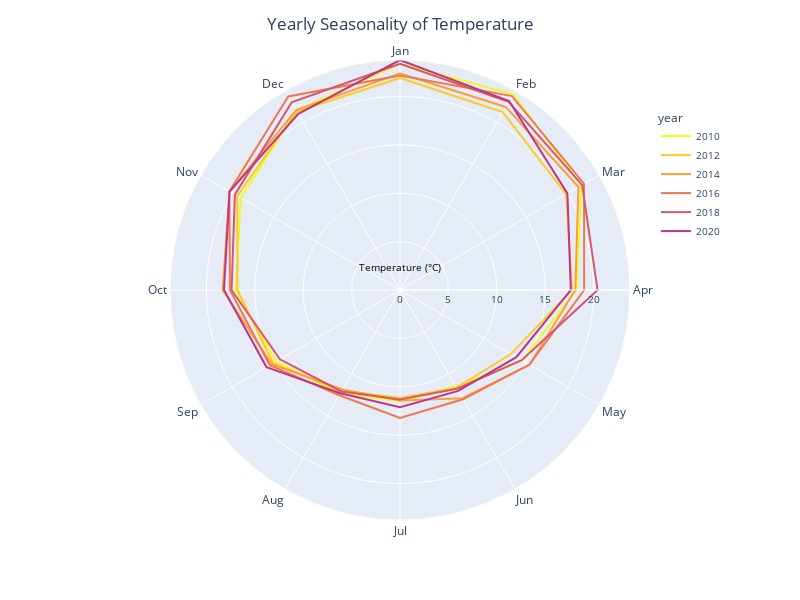

Notebook source saved alongside this figure:
### Code cell
df = nsw_df.groupby(pd.Grouper(freq='ME'), dropna=False).mean() #Monthly Aggregation
df['year'] = df.index.year.astype('category')
df['monthName']= df.index.month_name().str[:3].astype('category')
df = df.loc[(df.index.year % 2 == 0)] #2010-2020 only even years

polar_plot(df=df, r='TEMPERATURE', t='monthName', c='year', title='Yearly')

### Figure 1 — Plotly figure (JSON) as saved in the notebook; plotly's stock layout.template omitted (floating-point values rounded to 4 significant figures)
{"data": [{"hovertemplate": "year=2010<br>TEMPERATURE=%{r}<br>monthName=%{theta}<extra></extra>", "legendgroup": "2010", "line": {"color": "#f0f921", "dash": "solid"}, "marker": {"symbol": "circle"}, "mode": "lines", "name": "2010", "r": [23.35, 23.34, 21.62, 18.22, 14.56, 11.52, 11.45, 12.34, 14.79, 16.94, 18.99, 21.39, 23.35], "showlegend": true, "subplot": "polar", "theta": ["Jan", "Feb", "Mar", "Apr", "May", "Jun", "Jul", "Aug", "Sep", "Oct", "Nov", "Dec", "Jan"], "type": "scatterpolar"}, {"hovertemplate": "year=2012<br>TEMPERATURE=%{r}<br>monthName=%{theta}<extra></extra>", "legendgroup": "2012", "line": {"color": "#fdca26", "dash": "solid"}, "marker": {"symbol": "circle"}, "mode": "lines", "name": "2012", "r": [21.89, 21.21, 19.81, 17.76, 13.23, 11.64, 11.14, 12.04, 15.13, 16.78, 19.4, 21.27, 21.89], "showlegend": true, "subplot": "polar", "theta": ["Jan", "Feb", "Mar", "Apr", "May", "Jun", "Jul", "Aug", "Sep", "Oct", "Nov", "Dec", "Jan"], "type": "scatterpolar"}, {"hovertemplate": "year=2014<br>TEMPERATURE=%{r}<br>monthName=%{theta}<extra></extra>", "legendgroup": "2014", "line": {"color": "#fb9f3a", "dash": "solid"}, "marker": {"symbol": "circle"}, "mode": "lines", "name": "2014", "r": [22.36, 21.82, 21.27, 18.09, 15.44, 12.91, 11.42, 11.85, 15.3, 18.31, 20.33, 21.44, 22.36], "showlegend": true, "subplot": "polar", "theta": ["Jan", "Feb", "Mar", "Apr", "May", "Jun", "Jul", "Aug", "Sep", "Oct", "Nov", "Dec", "Jan"], "type": "scatterpolar"}, {"hovertemplate": "year=2016<br>TEMPERATURE=%{r}<br>monthName=%{theta}<extra></extra>", "legendgroup": "2016", "line": {"color": "#ed7953", "dash": "solid"}, "marker": {"symbol": "circle"}, "mode": "lines", "name": "2016", "r": [22.16, 23.12, 21.94, 19.01, 15.43, 13.03, 13.2, 12.55, 15.52, 17.56, 20.35, 23.08, 22.16], "showlegend": true, "subplot": "polar", "theta": ["Jan", "Feb", "Mar", "Apr", "May", "Jun", "Jul", "Aug", "Sep", "Oct", "Nov", "Dec", "Jan"], "type": "scatterpolar"}, {"hovertemplate": "year=2018<br>TEMPERATURE=%{r}<br>monthName=%{theta}<extra></extra>", "legendgroup": "2018", "line": {"color": "#d8576b", "dash": "solid"}, "marker": {"symbol": "circle"}, "mode": "lines", "name": "2018", "r": [23.36, 22.44, 21.71, 20.4, 14.51, 11.77, 11.31, 12.09, 14.31, 17.39, 19.68, 22.37, 23.36], "showlegend": true, "subplot": "polar", "theta": ["Jan", "Feb", "Mar", "Apr", "May", "Jun", "Jul", "Aug", "Sep", "Oct", "Nov", "Dec", "Jan"], "type": "scatterpolar"}, {"hovertemplate": "year=2020<br>TEMPERATURE=%{r}<br>monthName=%{theta}<extra></extra>", "legendgroup": "2020", "line": {"color": "#bd3786", "dash": "solid"}, "marker": {"symbol": "circle"}, "mode": "lines", "name": "2020", "r": [23.75, 22.53, 19.96, 17.64, 13.87, 12.03, 12.1, 12.32, 15.92, 18.17, 20.33, 21.0, 23.75], "showlegend": true, "subplot": "polar", "theta": ["Jan", "Feb", "Mar", "Apr", "May", "Jun", "Jul", "Aug", "Sep", "Oct", "Nov", "Dec", "Jan"], "type": "scatterpolar"}], "layout": {"polar": {"domain": {"x": [0.0, 1.0], "y": [0.0, 1.0]}, "angularaxis": {"direction": "clockwise", "rotation": 90}, "radialaxis": {"tickfont": {"size": 10}}}, "legend": {"title": {"text": "year"}, "tracegroupgap": 0, "font": {"size": 10}, "x": 0.9, "y": 0.9, "traceorder": "normal"}, "margin": {"t": 60}, "annotations": [{"font": {"color": "black", "size": 10}, "showarrow": false, "text": "Temperature (°C)", "x": 0.5, "y": 0.55}], "title": {"text": "Yearly Seasonality of Temperature", "x": 0.5}, "width": 800, "height": 600}}
